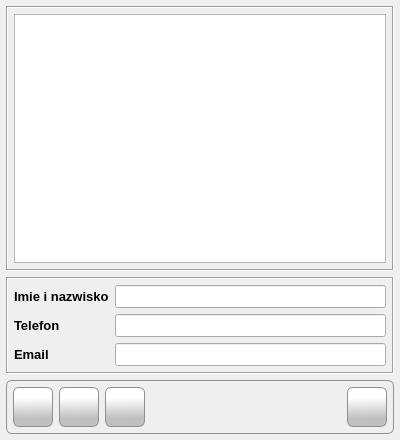
<?xml version="1.0" encoding="UTF-8"?>
<ui version="4.0">
 <class>Form</class>
 <widget class="QWidget" name="Form">
  <property name="windowModality">
   <enum>Qt::ApplicationModal</enum>
  </property>
  <property name="geometry">
   <rect>
    <x>0</x>
    <y>0</y>
    <width>400</width>
    <height>440</height>
   </rect>
  </property>
  <property name="minimumSize">
   <size>
    <width>400</width>
    <height>440</height>
   </size>
  </property>
  <property name="maximumSize">
   <size>
    <width>400</width>
    <height>440</height>
   </size>
  </property>
  <property name="font">
   <font>
    <family>Tahoma</family>
    <pointsize>10</pointsize>
   </font>
  </property>
  <property name="windowTitle">
   <string>Inżynier projektu</string>
  </property>
  <property name="windowIcon">
   <iconset resource="../res/main_form.qrc">
    <normaloff>:/icons/res/icon/logo_small.png</normaloff>:/icons/res/icon/logo_small.png</iconset>
  </property>
  <layout class="QVBoxLayout" name="verticalLayout_2">
   <property name="leftMargin">
    <number>6</number>
   </property>
   <property name="topMargin">
    <number>6</number>
   </property>
   <property name="rightMargin">
    <number>6</number>
   </property>
   <property name="bottomMargin">
    <number>6</number>
   </property>
   <item>
    <widget class="QFrame" name="frame_3">
     <property name="frameShape">
      <enum>QFrame::Box</enum>
     </property>
     <property name="frameShadow">
      <enum>QFrame::Sunken</enum>
     </property>
     <layout class="QHBoxLayout" name="horizontalLayout_3">
      <property name="leftMargin">
       <number>6</number>
      </property>
      <property name="topMargin">
       <number>6</number>
      </property>
      <property name="rightMargin">
       <number>6</number>
      </property>
      <property name="bottomMargin">
       <number>6</number>
      </property>
      <item>
       <widget class="QListWidget" name="lstwg_manager">
        <property name="frameShape">
         <enum>QFrame::StyledPanel</enum>
        </property>
       </widget>
      </item>
     </layout>
    </widget>
   </item>
   <item>
    <widget class="QFrame" name="frame">
     <property name="frameShape">
      <enum>QFrame::Box</enum>
     </property>
     <property name="frameShadow">
      <enum>QFrame::Sunken</enum>
     </property>
     <layout class="QVBoxLayout" name="verticalLayout">
      <property name="spacing">
       <number>6</number>
      </property>
      <property name="leftMargin">
       <number>6</number>
      </property>
      <property name="topMargin">
       <number>6</number>
      </property>
      <property name="rightMargin">
       <number>6</number>
      </property>
      <property name="bottomMargin">
       <number>6</number>
      </property>
      <item>
       <layout class="QFormLayout" name="formLayout">
        <item row="0" column="0">
         <widget class="QLabel" name="lbl_name">
          <property name="font">
           <font>
            <family>Tahoma</family>
            <pointsize>10</pointsize>
            <weight>75</weight>
            <bold>true</bold>
           </font>
          </property>
          <property name="text">
           <string>Imie i nazwisko</string>
          </property>
         </widget>
        </item>
        <item row="1" column="0">
         <widget class="QLabel" name="lbl_phone">
          <property name="font">
           <font>
            <family>Tahoma</family>
            <pointsize>10</pointsize>
            <weight>75</weight>
            <bold>true</bold>
           </font>
          </property>
          <property name="text">
           <string>Telefon</string>
          </property>
         </widget>
        </item>
        <item row="2" column="0">
         <widget class="QLabel" name="lbl_mail">
          <property name="font">
           <font>
            <family>Tahoma</family>
            <pointsize>10</pointsize>
            <weight>75</weight>
            <bold>true</bold>
           </font>
          </property>
          <property name="text">
           <string>Email</string>
          </property>
         </widget>
        </item>
        <item row="0" column="1">
         <widget class="QLineEdit" name="txt_name"/>
        </item>
        <item row="1" column="1">
         <widget class="QLineEdit" name="txt_phone"/>
        </item>
        <item row="2" column="1">
         <widget class="QLineEdit" name="txt_mail"/>
        </item>
       </layout>
      </item>
     </layout>
    </widget>
   </item>
   <item>
    <widget class="QFrame" name="frame_2">
     <property name="styleSheet">
      <string notr="true">border: 1px solid #8f8f91;
    border-radius: 6px;
    background-color: qlineargradient(x1: 0, y1: 0, x2: 0, y2: 1,
                                      stop: 0 #f6f7fa, stop: 1 #dadbde);</string>
     </property>
     <property name="frameShape">
      <enum>QFrame::Box</enum>
     </property>
     <property name="frameShadow">
      <enum>QFrame::Sunken</enum>
     </property>
     <layout class="QHBoxLayout" name="horizontalLayout_2">
      <property name="spacing">
       <number>6</number>
      </property>
      <property name="leftMargin">
       <number>6</number>
      </property>
      <property name="topMargin">
       <number>6</number>
      </property>
      <property name="rightMargin">
       <number>6</number>
      </property>
      <property name="bottomMargin">
       <number>6</number>
      </property>
      <item>
       <layout class="QHBoxLayout" name="horizontalLayout">
        <property name="spacing">
         <number>6</number>
        </property>
        <item>
         <widget class="QPushButton" name="btn_add">
          <property name="minimumSize">
           <size>
            <width>40</width>
            <height>40</height>
           </size>
          </property>
          <property name="cursor">
           <cursorShape>PointingHandCursor</cursorShape>
          </property>
          <property name="toolTip">
           <string>Dodaj</string>
          </property>
          <property name="styleSheet">
           <string notr="true">QPushButton {
border: 1px solid #8f8f91;
border-radius: 6px;
background-color: qlineargradient(spread:pad, x1:0.529318, y1:1, x2:0.511909, y2:0.262, stop:0.295455 rgba(192, 192, 192, 255), stop:1 rgba(255, 255, 255, 255))
}
QPushButton:hover {
background-color: qlineargradient(spread:pad, x1:0.507, y1:0.937, x2:0.489, y2:0.08, stop:0 rgba(207, 207, 207, 255), stop:1 rgba(255, 255, 255, 255))
 }
QPushButton:pressed {
 background-color: qlineargradient(spread:pad, x1:0.513, y1:0, x2:0.495, y2:0.886, stop:0.306818 rgba(208, 208, 208, 255), stop:1 rgba(255, 255, 255, 255))
}</string>
          </property>
          <property name="text">
           <string/>
          </property>
          <property name="icon">
           <iconset resource="../res/main_form.qrc">
            <normaloff>:/icons/res/icon/plus.png</normaloff>:/icons/res/icon/plus.png</iconset>
          </property>
          <property name="iconSize">
           <size>
            <width>32</width>
            <height>32</height>
           </size>
          </property>
         </widget>
        </item>
        <item>
         <widget class="QPushButton" name="btn_edit">
          <property name="minimumSize">
           <size>
            <width>40</width>
            <height>40</height>
           </size>
          </property>
          <property name="cursor">
           <cursorShape>PointingHandCursor</cursorShape>
          </property>
          <property name="toolTip">
           <string>Edytuj</string>
          </property>
          <property name="styleSheet">
           <string notr="true">QPushButton {
border: 1px solid #8f8f91;
border-radius: 6px;
background-color: qlineargradient(spread:pad, x1:0.529318, y1:1, x2:0.511909, y2:0.262, stop:0.295455 rgba(192, 192, 192, 255), stop:1 rgba(255, 255, 255, 255))
}
QPushButton:hover {
background-color: qlineargradient(spread:pad, x1:0.507, y1:0.937, x2:0.489, y2:0.08, stop:0 rgba(207, 207, 207, 255), stop:1 rgba(255, 255, 255, 255))
 }
QPushButton:pressed {
 background-color: qlineargradient(spread:pad, x1:0.513, y1:0, x2:0.495, y2:0.886, stop:0.306818 rgba(208, 208, 208, 255), stop:1 rgba(255, 255, 255, 255))
}</string>
          </property>
          <property name="text">
           <string/>
          </property>
          <property name="icon">
           <iconset resource="../res/main_form.qrc">
            <normaloff>:/icons/res/icon/pen.png</normaloff>:/icons/res/icon/pen.png</iconset>
          </property>
          <property name="iconSize">
           <size>
            <width>32</width>
            <height>32</height>
           </size>
          </property>
         </widget>
        </item>
        <item>
         <widget class="QPushButton" name="btn_remove">
          <property name="minimumSize">
           <size>
            <width>40</width>
            <height>40</height>
           </size>
          </property>
          <property name="cursor">
           <cursorShape>PointingHandCursor</cursorShape>
          </property>
          <property name="toolTip">
           <string>Usuń</string>
          </property>
          <property name="styleSheet">
           <string notr="true">QPushButton {
border: 1px solid #8f8f91;
border-radius: 6px;
background-color: qlineargradient(spread:pad, x1:0.529318, y1:1, x2:0.511909, y2:0.262, stop:0.295455 rgba(192, 192, 192, 255), stop:1 rgba(255, 255, 255, 255))
}
QPushButton:hover {
background-color: qlineargradient(spread:pad, x1:0.507, y1:0.937, x2:0.489, y2:0.08, stop:0 rgba(207, 207, 207, 255), stop:1 rgba(255, 255, 255, 255))
 }
QPushButton:pressed {
 background-color: qlineargradient(spread:pad, x1:0.513, y1:0, x2:0.495, y2:0.886, stop:0.306818 rgba(208, 208, 208, 255), stop:1 rgba(255, 255, 255, 255))
}</string>
          </property>
          <property name="text">
           <string/>
          </property>
          <property name="icon">
           <iconset resource="../res/main_form.qrc">
            <normaloff>:/icons/res/icon/decline.png</normaloff>:/icons/res/icon/decline.png</iconset>
          </property>
          <property name="iconSize">
           <size>
            <width>32</width>
            <height>32</height>
           </size>
          </property>
         </widget>
        </item>
        <item>
         <spacer name="horizontalSpacer">
          <property name="orientation">
           <enum>Qt::Horizontal</enum>
          </property>
          <property name="sizeHint" stdset="0">
           <size>
            <width>40</width>
            <height>20</height>
           </size>
          </property>
         </spacer>
        </item>
        <item>
         <widget class="QPushButton" name="btn_ok">
          <property name="minimumSize">
           <size>
            <width>40</width>
            <height>40</height>
           </size>
          </property>
          <property name="cursor">
           <cursorShape>PointingHandCursor</cursorShape>
          </property>
          <property name="toolTip">
           <string>Zapisz</string>
          </property>
          <property name="styleSheet">
           <string notr="true">QPushButton {
border: 1px solid #8f8f91;
border-radius: 6px;
background-color: qlineargradient(spread:pad, x1:0.529318, y1:1, x2:0.511909, y2:0.262, stop:0.295455 rgba(192, 192, 192, 255), stop:1 rgba(255, 255, 255, 255))
}
QPushButton:hover {
background-color: qlineargradient(spread:pad, x1:0.507, y1:0.937, x2:0.489, y2:0.08, stop:0 rgba(207, 207, 207, 255), stop:1 rgba(255, 255, 255, 255))
 }
QPushButton:pressed {
 background-color: qlineargradient(spread:pad, x1:0.513, y1:0, x2:0.495, y2:0.886, stop:0.306818 rgba(208, 208, 208, 255), stop:1 rgba(255, 255, 255, 255))
}</string>
          </property>
          <property name="text">
           <string/>
          </property>
          <property name="icon">
           <iconset resource="../res/main_form.qrc">
            <normaloff>:/icons/res/icon/check.png</normaloff>:/icons/res/icon/check.png</iconset>
          </property>
          <property name="iconSize">
           <size>
            <width>32</width>
            <height>32</height>
           </size>
          </property>
         </widget>
        </item>
       </layout>
      </item>
     </layout>
    </widget>
   </item>
  </layout>
 </widget>
 <tabstops>
  <tabstop>lstwg_manager</tabstop>
  <tabstop>txt_name</tabstop>
  <tabstop>txt_phone</tabstop>
  <tabstop>btn_add</tabstop>
  <tabstop>btn_edit</tabstop>
  <tabstop>btn_remove</tabstop>
  <tabstop>btn_ok</tabstop>
 </tabstops>
 <resources>
  <include location="../res/main_form.qrc"/>
 </resources>
 <connections/>
</ui>
